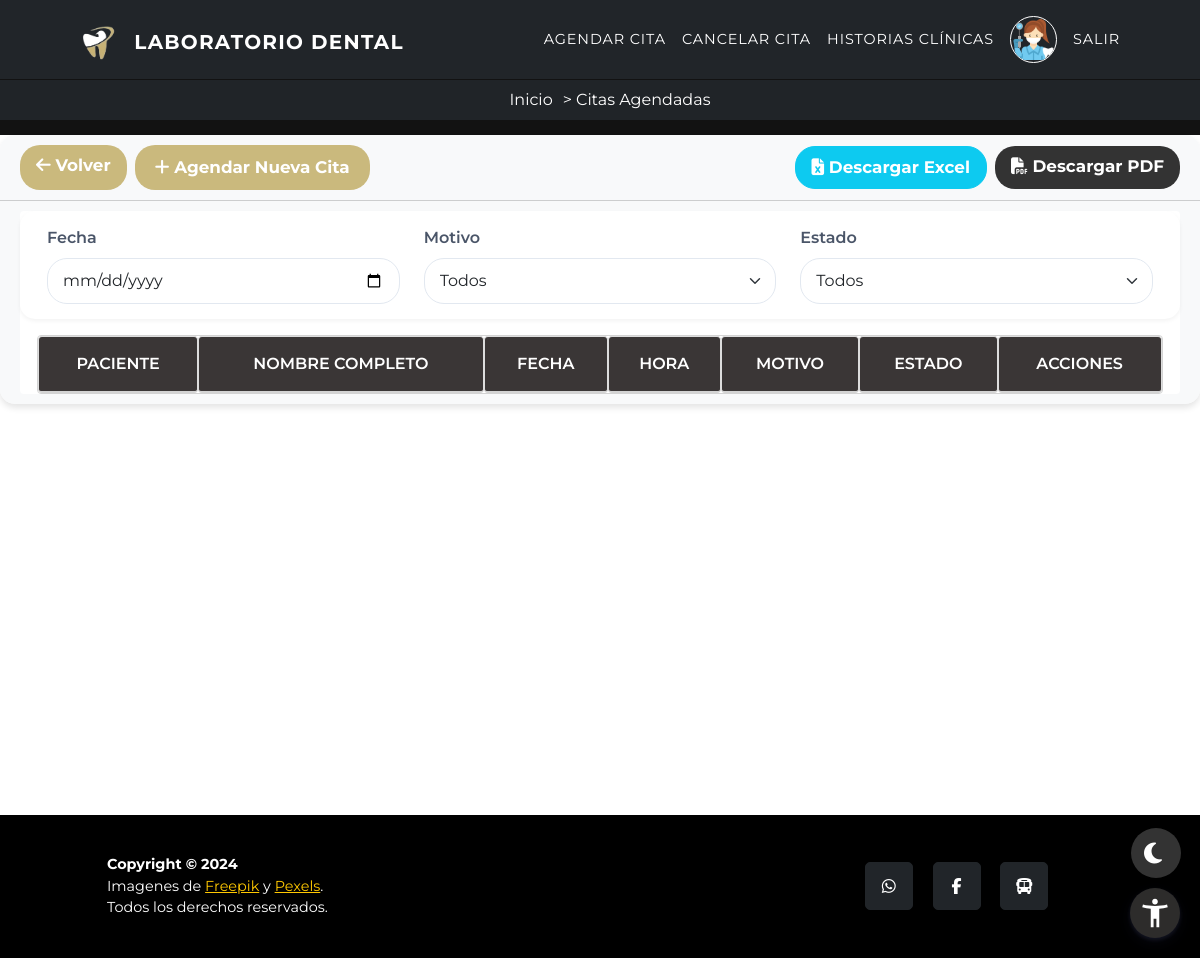
Page /list-citas/ (signed in) on the earlier database version.
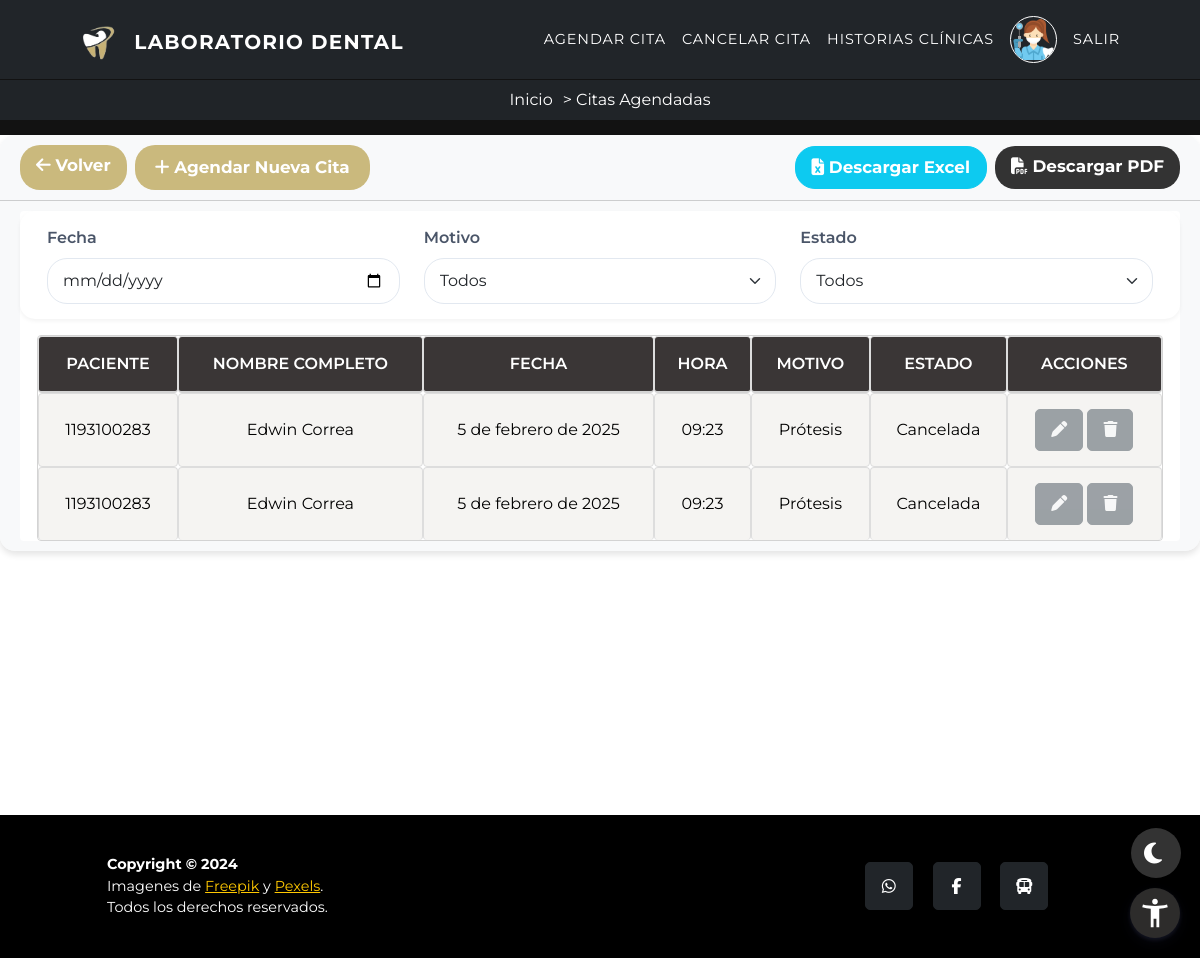
Same page on the later database version.
### inicio/models.py (models this page shows, shortened)
class Cita(models.Model):
    ESTADO_CHOICES = (
        ('Programada', 'Programada'),
        ('Asistida', 'Asistida'),
        ('Cancelada', 'Cancelada'),
        ('Inasistida', 'No Asistió'),
    )
    MOTIVO_CHOICES = (
        ('protesis', 'Prótesis'),
        ('ortodoncia', 'Ortodoncia'),
    )
    paciente = models.ForeignKey(UserProfile, on_delete=models.CASCADE)
    fecha_hora = models.ForeignKey(Fecha, on_delete=models.CASCADE, related_name='citas')
    motivo = models.CharField(max_length=20, choices=MOTIVO_CHOICES, default='protesis')
    estado = models.CharField(max_length=20, choices=ESTADO_CHOICES, default='Programada')
    asistio = models.BooleanField(default=False)
    google_event_id = models.CharField(max_length=255, blank=True, null=True)  # Campo nuevo

class UserProfile(AbstractBaseUser, PermissionsMixin):
    TIPO_CHOICES = (
        (1, 'T.I'),
        (2, 'C.C'),
        (3, 'C.E'),
        (4, 'C.I'),
    )
    tipo = models.PositiveSmallIntegerField(choices=TIPO_CHOICES, default=2)
    documento = models.IntegerField(unique=True, validators=[validate_document_length])
    nombre = models.CharField(max_length=50)
    imagen = models.ImageField(upload_to='imagenes/', blank=True, null=True)
    direccion = models.CharField(max_length=100, null=True, blank=True)
    correo = models.EmailField(max_length=100, null=True, blank=True)
    ocupacion = models.CharField(max_length=50, null=True, blank=True)
    celular = models.CharField(max_length=15, null=True, blank=True)  # Changed to CharField
    acudiente = models.CharField(max_length=50, null=True, blank=True)  # Changed default to blank=True
    edad = models.PositiveSmallIntegerField(null=True, blank=True)
    is_active = models.BooleanField(default=True, null=True, blank=True)
    is_admin = models.BooleanField(default=False, null=True, blank=True)
    is_superuser = models.BooleanField(default=False, null=True, blank=True)
    is_staff = models.BooleanField(default=False)  # Añadido campo is_staff
    objects = UserProfileManager()
    USERNAME_FIELD = 'documento'
    REQUIRED_FIELDS = ['nombre', 'correo']

class Fecha(models.Model):
    fecha = models.DateField()
    hora = models.TimeField()
    fecha_hora = models.DateTimeField(editable=False)
    disponible = models.BooleanField(default=True)
    class Meta:
        unique_together = ('fecha', 'hora')

### citas/views.py (the view, shortened to what this page needs)
# urls.py: path('list-citas/', views.citas_agendadas, name="listcitas"),
@never_cache
@login_required(login_url='acceso_denegado')
def citas_agendadas(request):
    ahora = timezone.now()
    if request.user.is_superuser:
        citas = Cita.objects.all()
    else:
        citas = Cita.objects.filter(paciente=request.user)
    for cita in citas:
        fecha_hora_cita = datetime.combine(cita.fecha_hora.fecha, cita.fecha_hora.hora)
        fecha_hora_cita = timezone.make_aware(fecha_hora_cita)
        if fecha_hora_cita < ahora and cita.estado == 'Programada':
            cita.estado = 'Inasistida'
            cita.save()
    fecha = request.GET.get('fecha')
    motivo = request.GET.get('motivo')
    estado = request.GET.get('estado')
    if fecha:
        citas = citas.filter(fecha_hora__fecha=fecha)
    if motivo:
        citas = citas.filter(motivo=motivo)
    if estado:
        citas = citas.filter(estado=estado)
    return render(request, 'listcitas.html', {
        'citas': citas,
        'motivos': [motivo[0] for motivo in Cita.MOTIVO_CHOICES],
        'estados': [estado[0] for estado in Cita.ESTADO_CHOICES],
    })

### citas/templates/listcitas.html (shortened to what this page needs)
{% extends 'inicio.html' %}
{% load static %}
{% block titulo %}
<span data-tooltip="Lista de todas las citas programadas">Citas Agendadas</span>
{% endblock %}
{% block content %}
<div class="ContentTable">
    <div class="card">
        <div class="card-header">
            <div class="d-flex justify-content-between align-items-center flex-wrap">
                <div class="d-flex">
                    <a class="btn btn-primary btn-custom me-2" href="{% url 'dashboard' %}" role="button" data-tooltip="Regresar al tablero principal">
                        <i class="fas fa-arrow-left text-white"></i> <span> Volver </span>
                    </a>
                    <a class="btn btn-success btn-custom" href="{% url 'crearcitas' %}" role="button" data-tooltip="Crear una nueva cita">
                        <i class="fas fa-plus text-white"></i> <span> Agendar Nueva Cita </span>
                    </a>
                </div>
                <div class="d-flex">
                    <a class="btn btn-info btn-custom me-2" href="{% url 'reporte_excel' %}" role="button" data-tooltip="Descargar tabla en excel">
                        <i class="fas fa-file-excel text-white"></i> <span>Descargar Excel</span>
                    </a>
                    <a class="btn btn-danger btn-custom" href="{% url 'reporte_pdf' %}" role="button" data-tooltip="Descargar tabla en pdf">
                        <i class="fas fa-file-pdf text-white"></i> <span>Descargar PDF</span>
                    </a>
                </div>
            </div>
        </div>
        <div class="card-body">
            <div class="table-container">
                <form id="filtroForm" method="get" action="{% url 'listcitas' %}" class="mb-3">
                    <div class="row">
                        <div class="col-md-4">
                            <label for="fechaFiltro" class="form-label" data-tooltip="Filtrar citas por fecha">Fecha</label>
                            <input type="date" id="fechaFiltro" name="fecha" class="form-control" value="{{ request.GET.fecha }}" data-tooltip="Seleccione una fecha para filtrar" >
                        </div>
                        <div class="col-md-4">
                            <label for="motivoFiltro" class="form-label" data-tooltip="Filtrar citas por motivo">Motivo</label>
                            <select id="motivoFiltro" name="motivo" class="form-select" data-tooltip="Seleccione un motivo para filtrar">
                                <option value="">Todos</option>
                            </select>
                        </div>
                        <div class="col-md-4">
                            <label for="estadoFiltro" class="form-label" data-tooltip="Filtrar citas por estado">Estado</label>
                            <select id="estadoFiltro" name="estado" class="form-select" data-tooltip="Seleccione un estado para filtrar">
                                <option value="">Todos</option>
                            </select>
                        </div>
                    </div>
                </form>
                <div class="table-responsive">
                    <table id="elementosTable" class="table table-primary table-centered">
                        <thead>
                            <tr>
                                <th id="headerPaciente" data-sort="paciente" scope="col" data-tooltip="Ordenar por número de documento del paciente">Paciente</th>
                                <th id="headerNombres" data-sort="nombres" scope="col" data-tooltip="Ordenar por nombre completo del paciente">Nombre Completo</th>
                                <th id="headerFecha" data-sort="fecha_historia" scope="col" data-tooltip="Ordenar por fecha de la cita">Fecha</th>
                                <th id="headerHora" data-sort="hora" scope="col" data-tooltip="Ordenar por hora de la cita">Hora</th>
                                <th id="headerMotivo" data-sort="motivo" scope="col" data-tooltip="Ordenar por motivo de la cita">Motivo</th>
                                <th id="headerEstado" data-sort="estado" scope="col" data-tooltip="Ordenar por estado de la cita">Estado</th>
                                <th scope="col" data-tooltip="Acciones disponibles para cada cita">Acciones</th>
                            </tr>
                        </thead>
                        <tbody>
                            {% for cita in citas %}
                            <tr>
                                <td data-sort="paciente">{{ cita.paciente.documento }}</td>
                                <td data-sort="nombres">{{ cita.paciente.nombre }}</td>
                                <td data-sort="fecha_historia">{{ cita.fecha_hora.fecha }}</td>
                                <td data-sort="hora">{{ cita.fecha_hora.hora|time:"H:i" }}</td>
                                <td data-sort="motivo">{{ cita.get_motivo_display }}</td>
                                <td data-sort="estado">{{ cita.get_estado_display }}</td>
                                <td>
                                    <a {% if cita.get_estado_display == 'Programada' %}href="{% url 'editarcitas' cita.id %}" class="btn btn-warning" data-tooltip="Editar detalles de la cita"{% else %}class="btn btn-secondary disabled" data-tooltip="No se puede editar una cita no programada"{% endif %}>
                                        <i class="fas fa-pen sort-icon a"></i>
                                    </a>
                                    <button {% if cita.get_estado_display == 'Programada' %}class="btn btn-danger cancelar-cita-btn" data-tooltip="Cancelar esta cita"{% else %}class="btn btn-secondary disabled" data-tooltip="No se puede cancelar una cita no programada"{% endif %} data-cita-id="{{ cita.id }}">
                                        <i class="fas fa-trash sort-icon a"></i>
                                    </button>
                                </td>
                            </tr>
                            {% endfor %}
                        </tbody>
                    </table>
                </div>
            </div>
        </div>
    </div>
</div>
{% endblock %}

### inicio/templates/inicio.html (shortened to what this page needs)
{% load static %}
<!DOCTYPE html>
<html lang="es">
<head>
  <link rel="stylesheet" href="https://cdn.jsdelivr.net/npm/bootstrap@5.3.2/dist/css/bootstrap.min.css"
 />
  <link rel="stylesheet" href="https://cdn.jsdelivr.net/npm/flatpickr/dist/flatpickr.min.css">
  <link rel="stylesheet" href="https://cdnjs.cloudflare.com/ajax/libs/font-awesome/6.5.2/css/all.min.css" />
  <link rel="stylesheet" href="https://cdn.jsdelivr.net/npm/sweetalert2@11.0.19/dist/sweetalert2.min.css" />
  <link rel="stylesheet" href="https://cdn.datatables.net/2.1.6/css/dataTables.jqueryui.min.css" />
  <link rel="stylesheet" href="https://cdn.datatables.net/2.1.6/css/dataTables.dataTables.min.css" />
  <link rel="stylesheet" href="https://cdn.datatables.net/buttons/3.1.2/css/buttons.dataTables.min.css" />
  <link rel="stylesheet" href="{% static 'css/inicio_dashboard2.css' %}?v3.3" />
  <link rel="stylesheet" href="{% static 'css/styles.css' %}?v2.9" />
  <link rel="stylesheet" href="{% static 'css/tablas.css' %}?v3.3">
  <link rel="stylesheet" href="{% static 'css/custom.css' %}?v1.9">
  <link rel="stylesheet" href="{% static 'css/dark_mode.css' %}?v2.4">
  <link rel="stylesheet" href="{% static 'css/htmlInicio.css' %}?v1.2">
</head>
<body id="page-top">
  <div class="menu">
    <nav class="navbar2 navbar-expand-lg navbar-dark fixed-top navbar-shrink" id="mainNav">
      <div class="container">
        <a class="navbar-brand d-flex align-items-center" href="{% url 'dashboard' %}"
          data-tooltip="Ir al Tablero Principal">
          <img src="{% static 'img/logo.png' %}" alt="Logo" class="img-fluid" style="max-height: 40px; width: auto;">
          <span class="labo ms-2 d-none d-sm-inline">LABORATORIO DENTAL</span>
        </a>
        <div class="collapse navbar-collapse" id="navbarResponsiveCombined">
          <ul class="navbar-nav text-uppercase ms-auto py-4 py-lg-0">
            <li class="nav-item">
              <a class="nav-link" href="{% url 'crearcitas' %}" data-tooltip="Programar una nueva cita">
                Agendar Cita
              </a>
            </li>
            <li class="nav-item">
              <a class="nav-link" href="{% url 'listcitas' %}" data-tooltip="Ver y cancelar citas existentes">
                Cancelar Cita
              </a>
            </li>
            <li class="nav-item">
              <a class="nav-link" href="{% url 'listhistorias' %}" data-tooltip="Acceder a historias clínicas">
                Historias Clínicas
              </a>
            </li>
            <li class="nav-item">
              <div class="profile-dropdown">
                <div onclick="toggle()" class="profile-dropdown-btn">
                  <a href="{% url 'configuracion' id=user.id %}" data-tooltip="Ver perfil y configuración">
                    <div class="profile-img">
                      {% if user.imagen %}
                      <img src="{{ user.imagen.url }}" alt="Profile Image" />
                      {% else %}
                      <img src="{% static 'img/user.png' %}" alt="Default Profile Image" />
                      {% endif %}
                    </div>
                  </a>
                </div>
              </div>
            </li>
            <li class="nav-item">
              <form method="post" action="{% url 'signout' %}" id="logout-form" style="display: inline">
                <a class="nav-link" href="#"
                  onclick="event.preventDefault(); document.getElementById('logout-form').submit();"
                  data-tooltip="Cerrar sesión">
                  Salir
                </a>
              </form>
            </li>
          </ul>
        </div>
      </div>
    </nav>
    <nav class="navbar navbar-expand-lg navbar-dark fixed-top second-navbar d-none d-lg-block">
      <div class="collapse navbar-collapse" id="navbarResponsive">
        <div class="container d-flex justify-content-center">
          <p id="home2">
          <div class="breadcrumbs">
            <a href="{% url 'dashboard' %}" data-tooltip="Volver al inicio">Inicio</a>&gt;&nbsp;
            {% block titulo %} {% endblock %}
          </div>
          </p>
        </div>
      </div>
    </nav>
  </div>
  {% block content %} {% endblock %}
  <div class="bootFooter">
    <div class="dark-mode-toggle" id="darkModeToggle"> </div>
    <footer class="footer py-4">
      <div class="container">
        <div class="row align-items-center 1">
          <div class="col-lg-4 text-lg-start">
            <strong>Copyright © 2024</strong> <br>
            Imagenes de <a href="https://www.freepik.es/fotos-vectores-gratis/odontologia" target="_blank"
              data-tooltip="Visita Freepik">Freepik</a> y <a href="https://www.pexels.com/" target="_blank"
              data-tooltip="Visita Pexels">Pexels</a>. <br>
            Todos los derechos reservados.
          </div>
          <div class="col-lg-4 my-3 my-lg-0">
            <a class="btn btn-dark btn-social mx-2" href="https://api.whatsapp.com/send?phone=573222829221"
              aria-label="Whatsapp" data-social="Whatsapp" onclick="return openInteractiveWindow(this.href);"
              data-tooltip="Contáctanos por WhatsApp">
              <i class="fa-brands fa-whatsapp"></i>
            </a>
            <a class="btn btn-dark btn-social mx-2 2"
              href="https://www.facebook.com/profile.php?id=100042873386422&mibextid=ZbWKwL" aria-label="Facebook"
              data-social="Facebook" onclick="return openInteractiveWindow(this.href);"
              data-tooltip="Síguenos en Facebook">
              <i class="fa-brands fa-facebook-f"></i>
            </a>
            <a class="btn btn-dark btn-social mx-2 3" href="https://maps.app.goo.gl/ANEuUgRV9diJPPBv7" aria-label="Mapa"
              data-social="Mapa" onclick="return openInteractiveWindow(this.href);"
              data-tooltip="Encuéntranos en el mapa">
              <i class="fa-solid fa-bus"></i>
            </a>
          </div>
        </div>
      </div>
    </footer>
  </div>
</body>
</html>

Differences in the rows shown:
added Cita: paciente.documento "1193100283", paciente.nombre "Edwin Correa", fecha_hora.fecha "5 de febrero de 2025", fecha_hora.hora "09:23", motivo "Prótesis", estado "Cancelada"
added Cita: paciente.documento "1193100283", paciente.nombre "Edwin Correa", fecha_hora.fecha "5 de febrero de 2025", fecha_hora.hora "09:23", motivo "Prótesis", estado "Cancelada"
